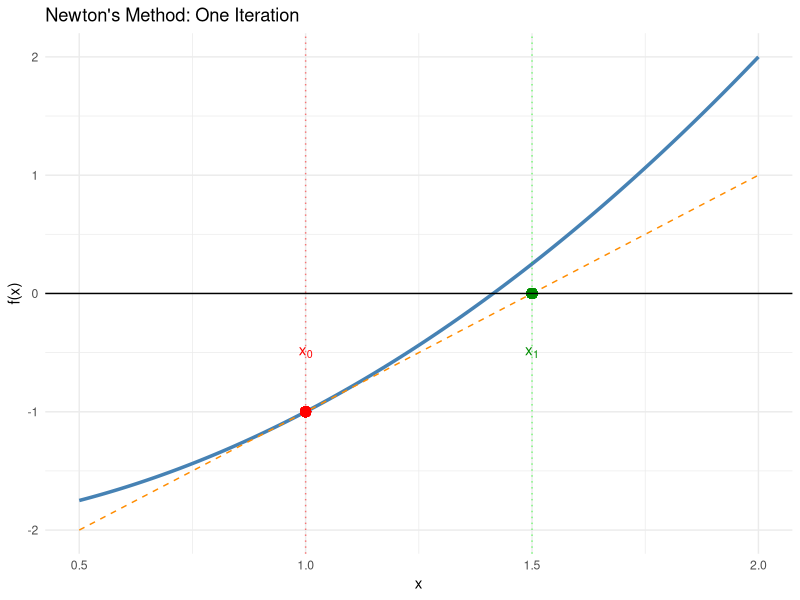
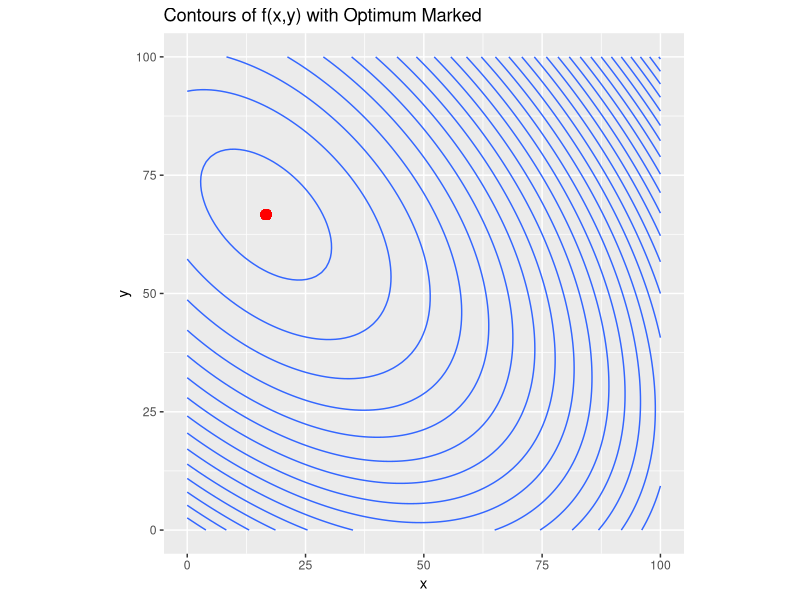
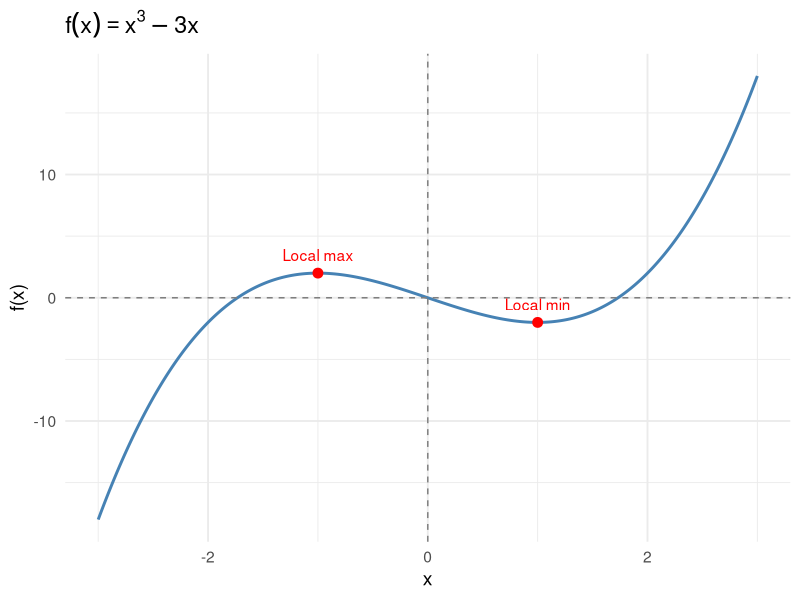

Generate these figures, in order, with R:
## ---- chunk 1
library(ggplot2)

# Define the function and its derivative
f <- function(x) x^2 - 2
f_prime <- function(x) 2 * x

# Choose initial guess
x0 <- 1.0
x1 <- x0 - f(x0) / f_prime(x0)  # first Newton update

# Build tangent line at x0
tangent <- function(x) f(x0) + f_prime(x0) * (x - x0)

# Create data for plotting
x_vals <- seq(0.5, 2, length.out = 300)
plot_df <- data.frame(x = x_vals, fx = f(x_vals), tangent = tangent(x_vals))

# Plot function and tangent
ggplot(plot_df, aes(x = x)) +
  geom_line(aes(y = fx), color = "steelblue", size = 1.2) +
  geom_line(aes(y = tangent), color = "darkorange", linetype = "dashed") +
  geom_vline(xintercept = x0, linetype = "dotted",color = "red",alpha=.5) +
  geom_vline(xintercept = x1, linetype = "dotted", color = "green",alpha=.5) +
  geom_point(aes(x = x0, y = f(x0)), color = "red", size = 3) +
  geom_point(aes(x = x1, y = 0), color = "green4", size = 3) +
  geom_hline(yintercept = 0, linetype = "solid") +
  annotate("text", x = x0, y = f(x0) + 0.5, label = "x[0]", parse = TRUE, color = "red") +
  annotate("text", x = x1, y = -0.5, label = "x[1]", parse = TRUE, color = "green4") +
  labs(
    title = "Newton's Method: One Iteration",
    y = "f(x)",
    x = "x"
  ) +
  theme_minimal()

## ---- chunk 2
#| echo: false
#| message: false
#| warning: false
library(ggplot2)
library(dplyr)

f <- function(x,y) 100*x + 150*y - x^2 - y^2 - x*y

# Create grid
x <- seq(0,100, length.out=100)
y <- seq(0,100, length.out=100)
grid <- expand.grid(x=x,y=y) %>%
  mutate(z=f(x,y))

# Contour plot
ggplot(grid, aes(x=x,y=y,z=z)) +
  geom_contour(bins=30,show.legend = F) +
  geom_point(aes(x=50/3,y=66.67),color="red",size=3) +
  labs(title="Contours of f(x,y) with Optimum Marked",
       x="x", y="y") +
  coord_equal()

## ---- chunk 3
#| echo: false
#| message: false
#| warning: false

library(ggplot2)
library(dplyr)

# Define function
f <- function(x) x^3 - 3*x

# Create data grid
df <- data.frame(x = seq(-3, 3, length.out = 400)) %>%
  mutate(y = f(x))

# Critical points
crit_points <- data.frame(
  x = c(-1, 1),
  y = f(c(-1, 1)),
  label = c("Local max", "Local min")
)

# Plot
ggplot(df, aes(x, y)) +
  geom_line(color = "steelblue", linewidth = 1) +
  geom_hline(yintercept = 0, color = "grey50", linetype = "dashed") +
  geom_vline(xintercept = 0, color = "grey50", linetype = "dashed") +
  geom_point(data = crit_points, aes(x, y), color = "red", size = 3) +
  geom_text(data = crit_points, aes(label = label), vjust = -1, color = "red") +
  labs(
    title = expression(f(x) == x^3 - 3*x),
    x = "x",
    y = "f(x)"
  ) +
  theme_minimal(base_size = 14)
